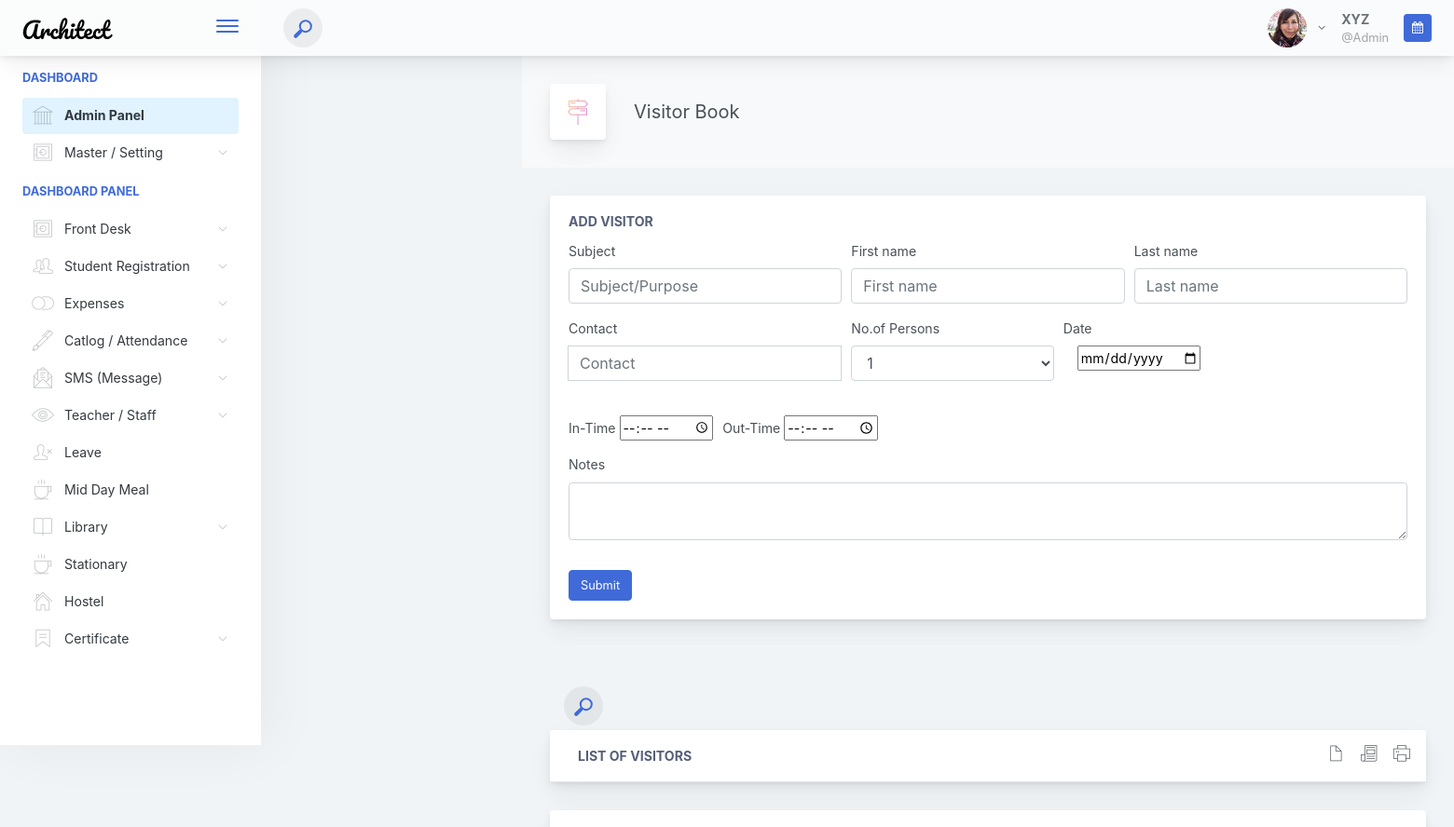
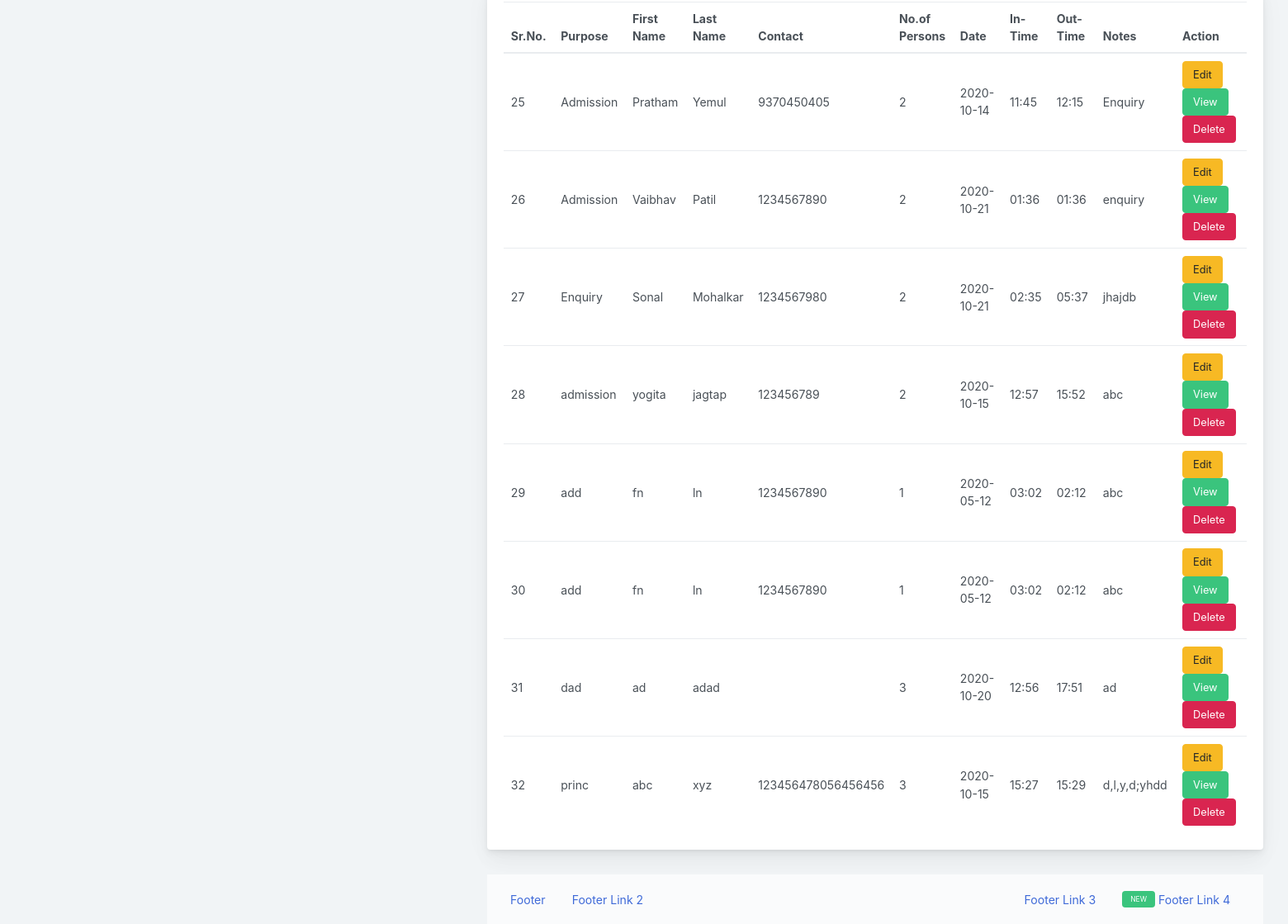
Page /index.php/front_desk/visitor_book on the committed database (2 pictures, top to bottom).
### tables this page shows
CREATE TABLE `visitor_book` (
  `vb_id` int(255) NOT NULL,
  `vb_purpose` varchar(255) DEFAULT NULL,
  `vb_fname` varchar(255) DEFAULT NULL,
  `vb_lname` varchar(255) DEFAULT NULL,
  `vb_contact` bigint(255) DEFAULT NULL,
  `vb_no_person` varchar(255) DEFAULT NULL,
  `vb_date` date DEFAULT NULL,
  `vb_in_time` varchar(255) DEFAULT NULL,
  `vb_out_time` varchar(255) DEFAULT NULL,
  `vb_note` text
);

### application/core/MY_Loader.php (called while the page is built, shortened)
<?php
class MY_Loader extends CI_Loader
{
    public function template($template_name, $vars = array(), $return = false)
    {
        if ($return):
        $content  = $this->view('section/sidebar', $vars, $return);
        $content .= $this->view($template_name, $vars, $return);
        $content .= $this->view('section/footer', $vars, $return);
        return $content; else:
        $this->view($template_name, $vars);
        endif;
    }
}

### application/controllers/front_desk/Visitor_book.php (called while the page is built, shortened)
<?php
class Visitor_book extends MY_Controller
{
	public function __construct()
	{
		$this->load->model('front_desk/Visitor_book_model');
	}
	public function index()
	{
		$data1['visitor_book_list'] = $this->Visitor_book_model->getData();
		$this->load->template('front_desk/visitor_book/index', $data1);
	}
}
?>

### index.php (called while the page is built, shortened)
<?php
require_once BASEPATH.'core/CodeIgniter.php';

### application/models/front_desk/Visitor_book_model.php (called while the page is built, shortened)
<?php
class Visitor_book_model extends CI_Model
{
	public function getData()
	{
		$this->db->select('*');
		$this->db->from('visitor_book');
		$result=$this->db->get()->result();
		return $result;
	}
}
?>

### application/views/front_desk/visitor_book/index.php (the view, shortened to what this page needs)
       <div class="app-main__outer">
        <div class="app-main__inner">
            <div class="app-page-title">
                <div class="page-title-wrapper">
                    <div class="page-title-heading">
                        <div class="page-title-icon">
                            <i class="pe-7s-way icon-gradient bg-mean-fruit">
                            </i>
                        </div>
                        <div>Visitor Book
                        </div>
                    </div>
                </div>
            </div>
             <div class="main-card mb-3 card">
                <div class="card-body">
                    <h5 class="card-title">Add Visitor</h5>
                        <?php echo form_open('', ['class' => 'needs-validation', 'autocomplete' => 'off']); ?>
                        <div class="form-row">
                                    <div class="col-md-4 mb-3">
                                <label for="validationCustom01">Subject</label>
                                <input type="text" class="form-control" id="purpose" name="purpose" placeholder="Subject/Purpose" value="" required>
                            </div>
                            <div class="col-md-4 mb-3">
                                <label for="validationCustom01">First name</label>
                                <input type="text" class="form-control" id="fname" name="fname" placeholder="First name" value="" required>
                            </div>
                            <div class="col-md-4 mb-3">
                                <label for="validationCustom02">Last name</label>
                                <input type="text" class="form-control" id="lname" name="lname" placeholder="Last name" value="" required>
                            </div>
                            <div class="col-md-4 mb-3">
                                <label for="validationCustomUsername">Contact</label>
                                <div class="input-group">
                                    <input type="text" class="form-control" id="contact" name="contact" placeholder="Contact" aria-describedby="inputGroupPrepend" required>
                                </div>
                            </div>
                            <div class="col-md-3">
                            <div class="position-relative form-group"><label for="exampleSelect" class="">No.of Persons</label><select name="no_person" id="no_person" class="form-control">
                                            <option value="1">1</option>
                                        </select>
                                    </div>
                                </div>
                                <div class="col-md-4">
                                <label for="exampleSelect" class="">Date</label>
                    <div class="col-md-4">
                        <input type="date" name="date" id="date" value="yyyy-mm-dd">
                    </div>
                     </div>
                        </div>
                        <br>
                        <div class="form-row">
                            <div class="col-xm-4 md-4">
                                <label for="validationCustom03">In-Time</label>
                                <input type="time" id="in_time" name="in_time">
                            </div>
                            <div class="col-xm-4 md-4">
                                <label for="validationCustom04">Out-Time</label>
                                <input type="time" id="out_time" name="out_time">
                            </div>
                            <br><br>
                            <div class="col-md-12">
                            <div class="position-relative form-group">
                                <label for="exampleText" class="">Notes</label>
            <textarea id="notes" name="notes" class="form-control"></textarea>
                            </div>
                        </div>
                        </div>
                        <button class="btn btn-primary" type="submit">Submit</button>
                    <?php echo form_close(); ?>
                </div>
            </div>
            <br><br>
                                    <div class="container">
                                    <div class="page-title-actions">
                                    <div class="d-inline-block dropdown">
                                   <div class="search-wrapper">
            <div class="input-holder">
                <button class="search-icon"><span></span></button>
            </div>
        </div>
        </div>
    </div>
</div>
                <div class="main-card mb-3 card">
                        <div class="card-header">
                           List of Visitors
                             <div class="btn-actions-pane-right actions-icon-btn">
                                <button class="btn-icon btn-icon-only btn btn-link"><i class="pe-7s-file btn-icon-wrapper"></i></button>
                                <button class="btn-icon btn-icon-only btn btn-link"><i class="pe-7s-news-paper btn-icon-wrapper"></i></button>
                                <button class="btn-icon btn-icon-only btn btn-link"><i class="pe-7s-print btn-icon-wrapper"></i></button>
                                </div>
                            </div>
                        </div>
        <div class="form-row">
        <div class="col-lg-12">
                    <div class="main-card mb-3 card">
                        <div class="card-body">
                            <div class="table-responsive">
                                <table class="mb-0 table">
                                    <thead>
                                    <tr>
                                        <th>Sr.No.</th>
                                        <th>Purpose</th>
                                        <th>First Name</th>
                                        <th>Last Name</th>
                                        <th>Contact</th>
                                        <th>No.of Persons</th>
                                        <th width="15%">Date</th>
                                        <th>In-Time</th>
                                        <th width="10%">Out-Time</th>
                                        <th width="15%">Notes</th>
                                        <th width="40%">Action</th>
                                    </tr>
                                    </thead>
                                    <tbody>
                                        <?php
                                        if(!empty($visitor_book_list))
                                        {
                                        foreach ($visitor_book_list as $key => $value)
                                            {
                                            ?>
                                    <tr>
    <td scope="row"><?php echo !empty($value->vb_id)?$value->vb_id:""; ?></td>
    <td><?php echo !empty($value->vb_purpose)?$value->vb_purpose:""; ?> </td>
    <td><?php echo !empty($value->vb_fname)?$value->vb_fname:""; ?> </td>
    <td><?php echo !empty($value->vb_lname)?$value->vb_lname:""; ?> </td>
    <td><?php echo !empty($value->vb_contact)?$value->vb_contact:""; ?> </td>
    <td><?php echo !empty($value->vb_no_person)?$value->vb_no_person:""; ?> </td>
    <td><?php echo !empty($value->vb_date)?$value->vb_date:""; ?> </td>
    <td><?php echo !empty($value->vb_in_time)?$value->vb_in_time:""; ?> </td>
    <td><?php echo !empty($value->vb_out_time)?$value->vb_out_time:""; ?> </td>
    <td><?php echo !empty($value->vb_note)?$value->vb_note:""; ?> </td>
                                        <td><button class="btn btn-warning">Edit</button><button class="btn btn-success">View</button><button class="btn btn-danger">Delete</button></td>
                                    </tr>
                                <?php } } ?>
                                    </tbody>
                                </table>
                            </div>
                        </div>
                    </div>
                </div>
            </div>

### rows in the picture
visitor_book: vb_id "25", vb_purpose "Admission", vb_fname "Pratham", vb_lname "Yemul", vb_contact "9370450405", vb_no_person "2", vb_date "2020-10-14", vb_in_time "11:45", vb_out_time "12:15", vb_note "Enquiry"
visitor_book: vb_id "26", vb_purpose "Admission", vb_fname "Vaibhav", vb_lname "Patil", vb_contact "1234567890", vb_no_person "2", vb_date "2020-10-21", vb_in_time "01:36", vb_out_time "01:36", vb_note "enquiry"
visitor_book: vb_id "27", vb_purpose "Enquiry", vb_fname "Sonal", vb_lname "Mohalkar", vb_contact "1234567980", vb_no_person "2", vb_date "2020-10-21", vb_in_time "02:35", vb_out_time "05:37", vb_note "jhajdb"
visitor_book: vb_id "28", vb_purpose "admission", vb_fname "yogita", vb_lname "jagtap", vb_contact "123456789", vb_no_person "2", vb_date "2020-10-15", vb_in_time "12:57", vb_out_time "15:52", vb_note "abc"
visitor_book: vb_id "29", vb_purpose "add", vb_fname "fn", vb_lname "ln", vb_contact "1234567890", vb_no_person "1", vb_date "2020-05-12", vb_in_time "03:02", vb_out_time "02:12", vb_note "abc"
visitor_book: vb_id "30", vb_purpose "add", vb_fname "fn", vb_lname "ln", vb_contact "1234567890", vb_no_person "1", vb_date "2020-05-12", vb_in_time "03:02", vb_out_time "02:12", vb_note "abc"
visitor_book: vb_id "31", vb_purpose "dad", vb_fname "ad", vb_lname "adad", vb_no_person "3", vb_date "2020-10-20", vb_in_time "12:56", vb_out_time "17:51", vb_note "ad"
visitor_book: vb_id "32", vb_purpose "princ", vb_fname "abc", vb_lname "xyz", vb_contact "123456478056456456", vb_no_person "3", vb_date "2020-10-15", vb_in_time "15:27", vb_out_time "15:29", vb_note "d,l,y,d;yhdd"
